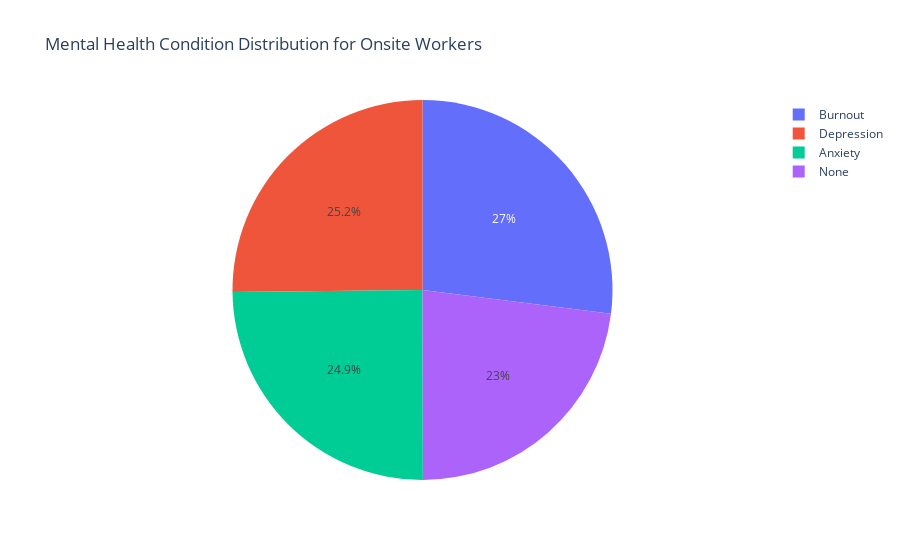

Notebook code cell kept with this figure:
### Markdown cell above
### Onsite Workers

### Code cell
# Filter for onsite workers
remote_data = data_cleaned[data_cleaned['Work_Location'] == 'Onsite']

# Create a pie chart for mental health condition distribution
fig = px.pie(remote_data, names='Mental_Health_Condition', title='Mental Health Condition Distribution for Onsite Workers')
fig.show()

### Figure 1 — Plotly figure (JSON) as saved in the notebook; plotly's stock layout.template omitted (floating-point values rounded to 4 significant figures; data arrays with more than 128 entries replaced by an {"elided": "..."} marker saying what was removed)
{"data": [{"domain": {"x": [0, 1], "y": [0, 1]}, "hovertemplate": "Mental_Health_Condition=%{label}<extra></extra>", "labels": {"elided": "4911 str values"}, "legendgroup": "", "name": "", "showlegend": true, "type": "pie"}], "layout": {"legend": {"tracegroupgap": 0}, "title": {"text": "Mental Health Condition Distribution for Onsite Workers"}}}
